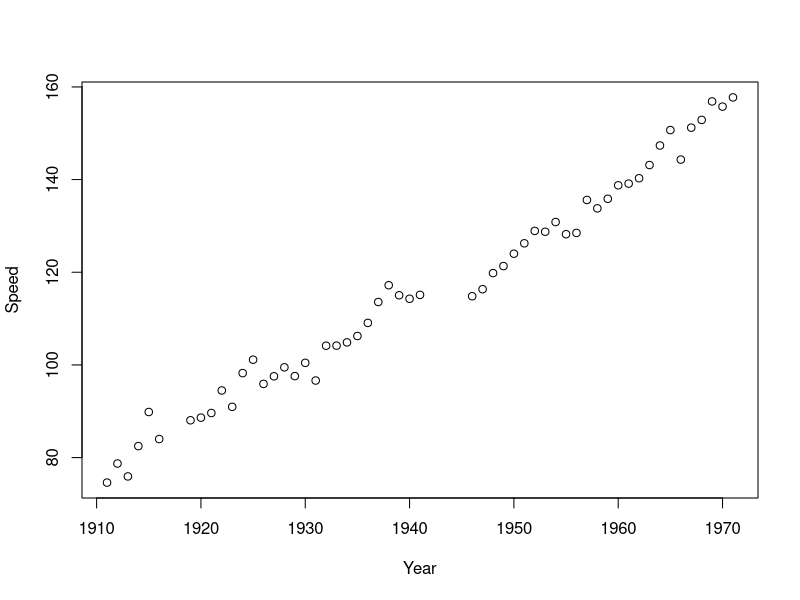
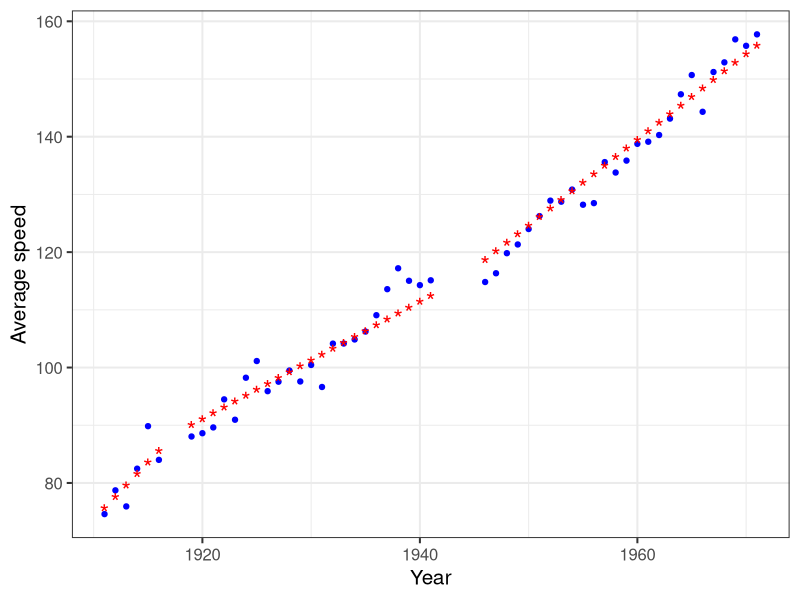
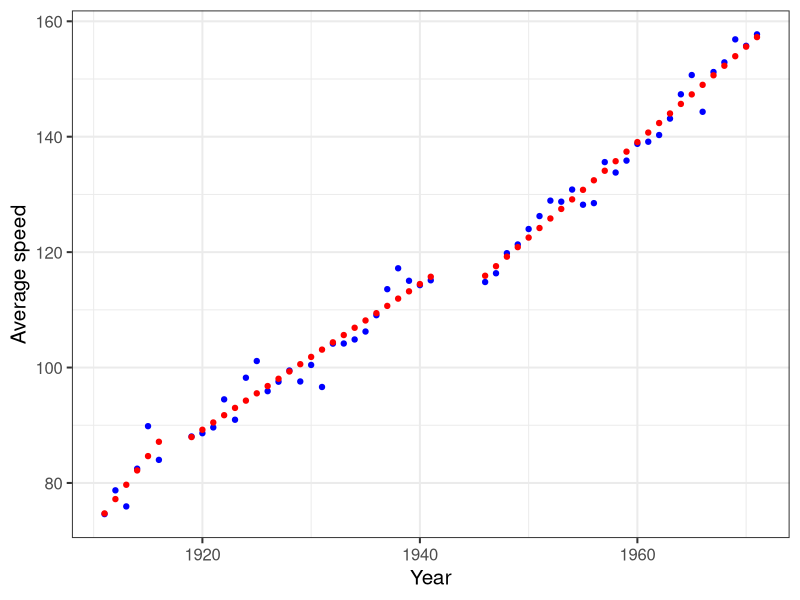
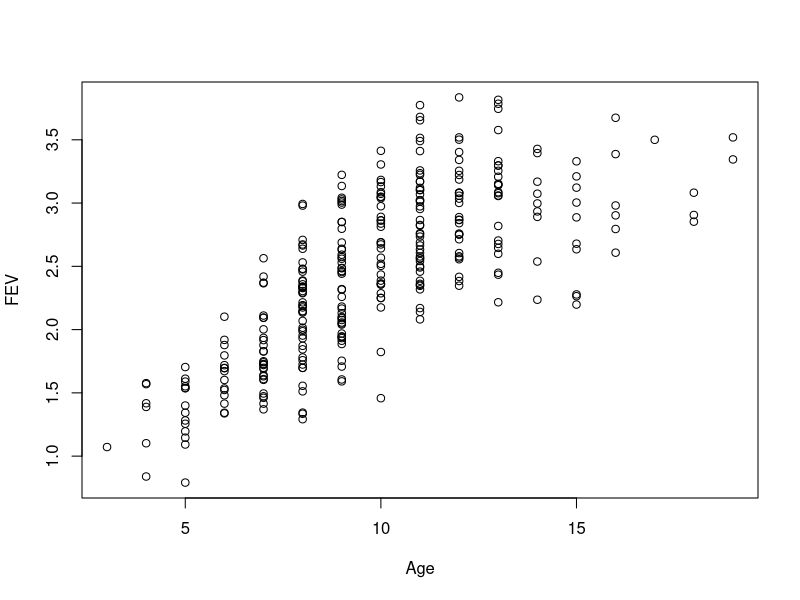
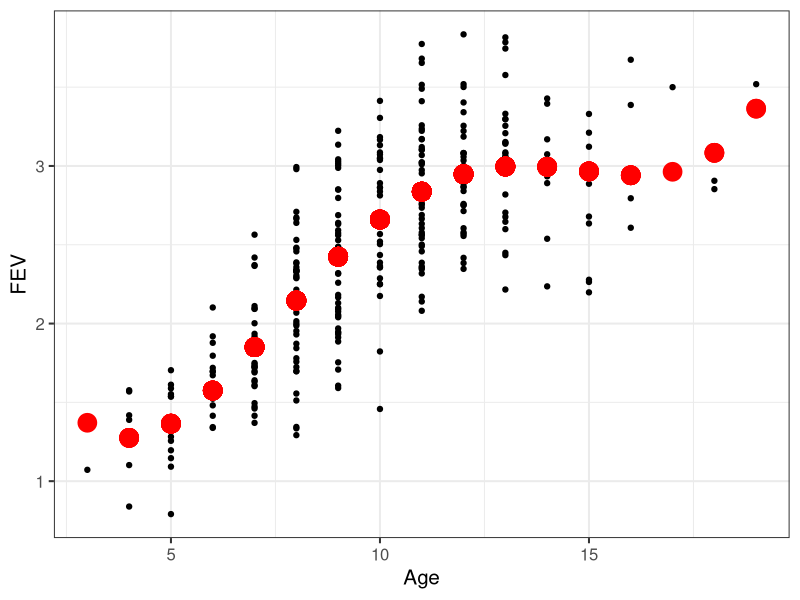
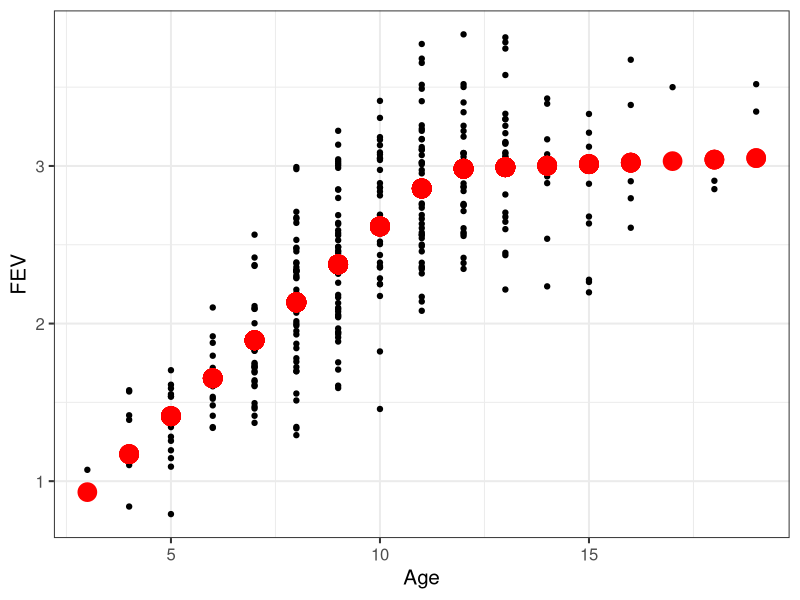

Source code (R) for these figures, in order:
## ---- chunk 1
library(broom)
library(knitr)
library(ggplot2); theme_set(theme_bw(base_size=15))
library(patchwork)
library(tidyverse)
library(kableExtra)
#library(car)

# Ensure the plot options are set correctly
#opts_chunk$set(dev.args=list(bg='transparent'), comment="", warning=FALSE, echo=FALSE)
opts_chunk$set(comment="", warning=FALSE, echo=FALSE)
knitr::opts_chunk$set(echo = TRUE)
knitr::opts_chunk$set(fig.dim=c(8,5), out.width="70%", fig.retina=2)

## ---- chunk 2
Indy <- read.csv(file="Indianap500.csv",header=TRUE)
plot(Speed ~ Year, data=Indy)
## ---- chunk 3
Knot1=1917.5; Knot2 = 1943.5
Indy |> 
  mutate(t2 = ifelse(Year<Knot1, 0, Year-Knot1),
         t3 = ifelse(Year<Knot2, 0, Year-Knot2)) -> Indy
## ---- chunk 4
Indy |> head() |> kable() |> kable_styling(font_size = 20)
## ---- chunk 5
Indy |> tail() |> kable() |> kable_styling(font_size = 20)
## ---- chunk 6
Indy.pce0 <- lm(Speed ~ Year, data = Indy)
Indy.pce1 <- lm(Speed ~ Year + t2 + t3, data = Indy)


summary(Indy.pce1)
## ---- chunk 7
anova(Indy.pce0, Indy.pce1)
## ---- chunk 8
Indy |> mutate(Fits = fitted.values(Indy.pce1)) |> 
ggplot(aes(y=Speed, x=Year)) +
  geom_point(color = "blue") +
  geom_point(aes(y = Fits), color = "red", shape = "*", size = 6) +
labs(y="Average speed")
## ---- chunk 9
Indy |> 
  mutate(Const2 = ifelse(Year > Knot1, 1, 0),
         Const3 = ifelse(Year > Knot2, 1, 0)) -> Indy

Indy.pce2 <- lm(Speed ~ Year + t2 + t3 + Const2 + Const3, data = Indy)
## ---- chunk 10
anova(Indy.pce1, Indy.pce2)
## ---- chunk 11
summary(Indy.pce2)
## ---- chunk 12
Indy$Fits = fitted.values(Indy.pce2)
Indy |> ggplot(aes(y=Speed, x=Year)) +
  geom_point(color = "blue") +
  geom_point(aes(y = Fits), color = "red") +
labs(y="Average speed")
## ---- chunk 13
Fev <- read.csv(file="fev.csv", header=TRUE)
plot(FEV~Age, data=Fev)
## ---- chunk 14
Fev.lm4 <- lm(FEV~poly(Age,4), data=Fev)
## ---- chunk 15
Fev |> mutate(Fits = fitted.values(Fev.lm4)) |>
ggplot(aes(y=FEV, x=Age))  + geom_point() +
geom_point(aes(y=Fits), color = "red", size = 6)
## ---- chunk 16
k <- 11.5
Fev <- Fev |> mutate(Age2 = ifelse(Age<k, 0, Age-k))

Fev.pce1 <- lm(FEV ~ Age + Age2, data = Fev)
summary(Fev.pce1)
## ---- chunk 17
Fev |> mutate(Fits=fitted.values(Fev.pce1)) |>
ggplot(aes(y=FEV, x=Age)) + geom_point() +
geom_point(aes(y=Fits), color = "red", size = 6)
## ---- chunk 18
round(summary(Fev.lm4)$sigma,4)
round(summary(Fev.pce1)$sigma, 4)
